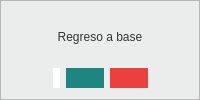
             <widget class="QFrame" name="frame_18">
              <property name="styleSheet">
               <string notr="true">background-color:#EBEDED;</string>
              </property>
              <property name="frameShape">
               <enum>QFrame::StyledPanel</enum>
              </property>
              <property name="frameShadow">
               <enum>QFrame::Raised</enum>
              </property>
              <layout class="QVBoxLayout" name="verticalLayout_16">
               <item>
                <widget class="QLabel" name="label_13">
                 <property name="styleSheet">
                  <string notr="true">background-color:#EBEDED;
font: 13pt &quot;MS Shell Dlg 2&quot;;
color:#333333;</string>
                 </property>
                 <property name="text">
                  <string>Regreso a base</string>
                 </property>
                 <property name="alignment">
                  <set>Qt::AlignCenter</set>
                 </property>
                </widget>
               </item>
               <item>
                <layout class="QHBoxLayout" name="horizontalLayout_19">
                 <item>
                  <spacer name="horizontalSpacer_37">
                   <property name="orientation">
                    <enum>Qt::Horizontal</enum>
                   </property>
                   <property name="sizeHint" stdset="0">
                    <size>
                     <width>40</width>
                     <height>20</height>
                    </size>
                   </property>
                  </spacer>
                 </item>
                 <item>
                  <widget class="QLabel" name="regreso_base">
                   <property name="styleSheet">
                    <string notr="true">background-color:white;
font: 14pt &quot;MS Shell Dlg 2&quot;;
color:#333333;
min-width: 7em;
min-height:1em;
max-width:7em;
border-style: outset;
border-radius: 13px;</string>
                   </property>
                   <property name="text">
                    <string/>
                   </property>
                   <property name="alignment">
                    <set>Qt::AlignCenter</set>
                   </property>
                  </widget>
                 </item>
                 <item>
                  <widget class="QPushButton" name="search_rbase">
                   <property name="styleSheet">
                    <string notr="true">background-color: #1D8680;
border-style: outset;
border-radius: 13px;
font: 10pt &quot;MS Shell Dlg 2&quot;;
color: #333333;
padding: 3px;
max-width:1.3em;
max-height:1.3em;
min-width:1.3em;
min-height:1.3em;</string>
                   </property>
                   <property name="text">
                    <string/>
                   </property>
                   <property name="autoDefault">
                    <bool>true</bool>
                   </property>
                  </widget>
                 </item>
                 <item>
                  <widget class="QPushButton" name="erase_rbase">
                   <property name="styleSheet">
                    <string notr="true">background-color: #EB403E;
border-style: outset;
border-radius: 13px;
font: 10pt &quot;MS Shell Dlg 2&quot;;
color: #333333;
padding: 3px;
max-width:1.3em;
max-height:1.3em;
min-width:1.3em;
min-height:1.3em;</string>
                   </property>
                   <property name="text">
                    <string/>
                   </property>
                   <property name="autoDefault">
                    <bool>true</bool>
                   </property>
                  </widget>
                 </item>
                 <item>
                  <spacer name="horizontalSpacer_38">
                   <property name="orientation">
                    <enum>Qt::Horizontal</enum>
                   </property>
                   <property name="sizeHint" stdset="0">
                    <size>
                     <width>40</width>
                     <height>20</height>
                    </size>
                   </property>
                  </spacer>
                 </item>
                </layout>
               </item>
              </layout>
             </widget>
